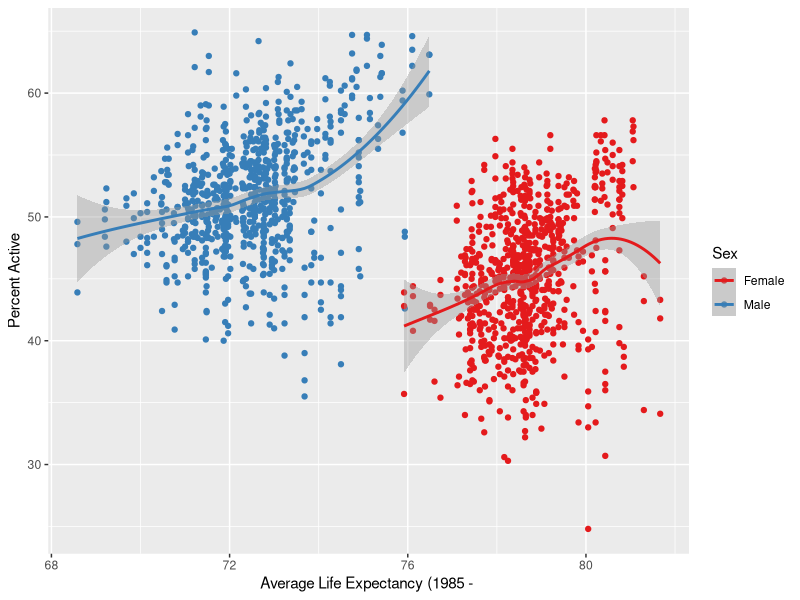
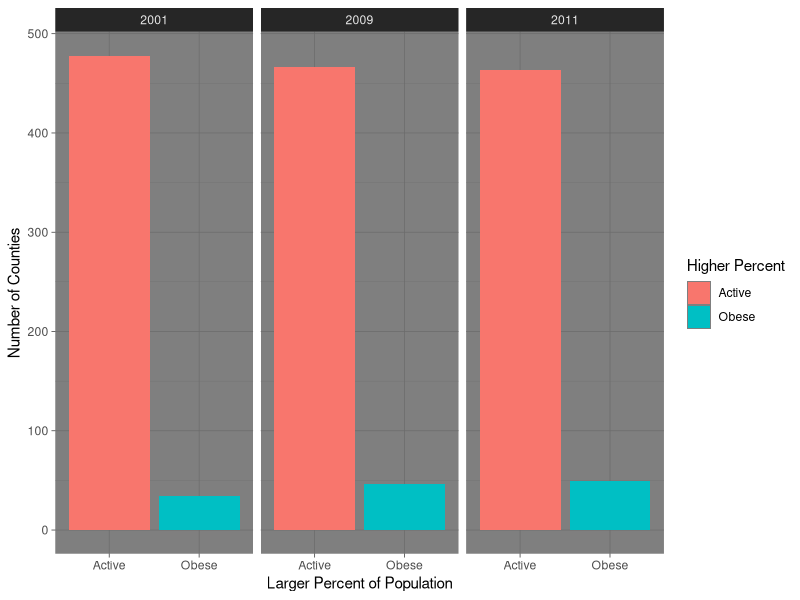
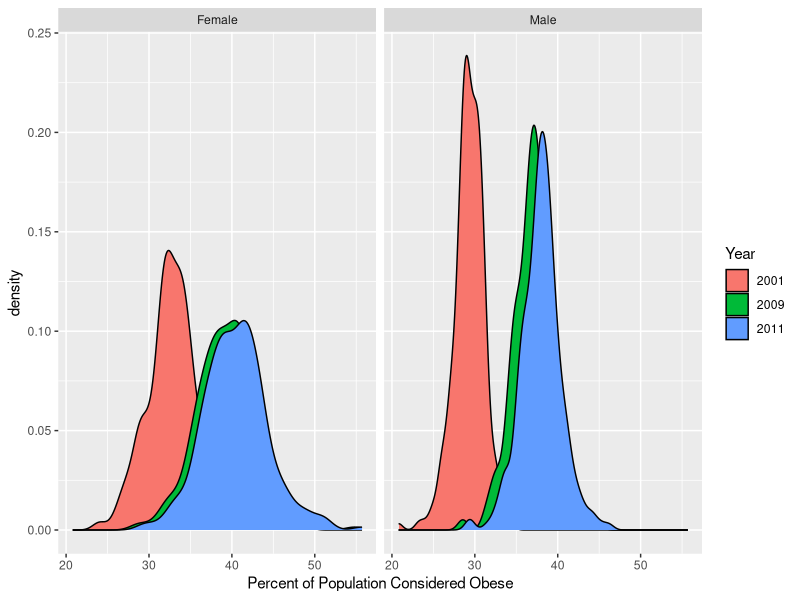

Source code (R) for these figures, in order:
## ---- chunk 1
knitr::opts_chunk$set(echo = TRUE, eval = TRUE, fig.align = "center", warning = F, message = F,
tidy=TRUE, tidy.opts=list(width.cutoff=60), R.options=list(max.print=100))
## ---- chunk 2
library(readr)
library(tidyverse)
library(readxl)

phys <- read_excel("IHME_county_data_LifeExpectancy_Obesity_PhysicalActivity_TEXAS.xls", 
    sheet = "Physical Activity")

obesity <- read_excel("IHME_county_data_LifeExpectancy_Obesity_PhysicalActivity_TEXAS.xls", 
    sheet = "Obesity")

diabetes <- read_excel("IHME_county_data_Diabetes_TEXAS.xlsx", 
    sheet = "Total")

life <- read_excel("IHME_county_data_LifeExpectancy_Obesity_PhysicalActivity_TEXAS.xls", 
    sheet = "Life Expectancy")

## ---- chunk 3

life %>%
  select(-14:15) %>%
  pivot_longer(-1, names_to="desc", values_to="Life Expectancy") %>%
  rename("Location" = "State/County") %>%
  separate(desc, into = c("desc2", "Year"), sep=", ") %>%
  separate(desc2, into=c("Sex", NA)) %>%
  filter(Sex!="Difference") %>%
  group_by(Location, Sex) %>%
  transmute("Avg Life Expectancy"= sum(`Life Expectancy`)/n()) %>%
  distinct() -> life

phys %>%
  select(1:7)%>%
  pivot_longer(c(2:7), names_to = "desc", values_to= "Percent Active") %>%
  separate(desc, into=c("desc2", "year"), sep=", ") %>%
  separate(desc2, into =c("Sex",NA,NA,NA,NA)) %>%
  separate(year, into="Year") %>%
  rename(Location = "State/County") -> phys

obesity %>%
  select(1:7) %>%
  pivot_longer(c(2:7), names_to = "desc", values_to= "Percent Obese") %>%
  separate(desc, into =c("desc2", "Year"), sep=", ") %>%
  separate(desc2, into=c("Sex", NA, NA)) %>%
  separate(Year, into="Year") %>%
  rename(Location = "State/County") -> obesity

# diabetes %>%
#   pivot_wider(names_from = "Location", values_from="FIPS") %>%
#   rename("United States" = "National") %>%
#   pivot_longer("United States":"Zavala County", names_to="Location", values_to="FIPS") %>%
#   pivot_longer(1:45, names_to = "desc", values_to= "Percent Diabetic") %>%
#   separate(desc, into = c(NA, "Year", "Sex")) %>%
#   separate(Sex, into = c("Sex", NA), sep="s") %>%
#   separate(Location, into =c("Location", NA), sep=" County") %>%
#   select(1, 3:5)-> diabetes

  
## ---- chunk 4
inner_join(phys, obesity, by=c("Location", "Sex", "Year")) %>%
  left_join(life, by=c("Location", "Sex")) -> health_indicators

  

## ---- chunk 5

health_indicators %>%
  na.omit -> health_indicators
# highest life expectancy
health_indicators %>%
  arrange(desc(`Avg Life Expectancy`)) %>%
  select(1:2, 6) %>%
  group_by(Location, Sex) %>%
  filter(Sex=="Male") %>%
  distinct()

health_indicators %>%
  arrange(desc(`Avg Life Expectancy`)) %>%
  select(1:2, 6) %>%
  group_by(Location, Sex) %>%
  filter(Sex=="Female") %>%
  distinct()
  
# average obesity rates by year
health_indicators %>%
  filter(Location!=c("United States", "Texas")) %>%
  group_by(Year, Sex) %>%
  summarize(`Overall Average Percent of Population Considered Obese` = sum(`Percent Obese`)/n(), `Overall Average Percent of Population Considered Sufficiently Active` = sum(`Percent Active`)/n())

# highest performers above the mean
health_indicators %>%
  group_by(Location) %>%
  filter(`Percent Active` > mean(`Percent Active`)) %>%
  arrange(desc(`Percent Active`))

# how often does active percent exceed obese percent?
health_indicators %>%
  mutate(`Higher Percent` = ifelse(`Percent Active` > `Percent Obese`, "Active", "Obese")) -> comparison

comparison %>%
  filter(`Higher Percent` == "Obese") %>%
  arrange(desc(`Percent Obese`)) %>%
  str_match_all("20[0-9]{2}") 


## ---- chunk 6
health_indicators %>%
  ggplot(aes(`Avg Life Expectancy`, `Percent Active`, color=Sex)) + geom_point() + scale_color_brewer(palette="Set1") + geom_smooth() + xlab("Average Life Expectancy (1985 - ")
## ---- chunk 7
comparison %>%
  ggplot(aes(`Higher Percent`, fill = `Higher Percent`)) + geom_bar() + theme_dark() + ylab("Number of Counties") + xlab("Larger Percent of Population") + facet_grid(~Year)
## ---- chunk 8
health_indicators %>%
  ggplot(aes(`Percent Obese`, fill = Year)) + geom_density() + xlab("Percent of Population Considered Obese") + facet_grid(~Sex)
